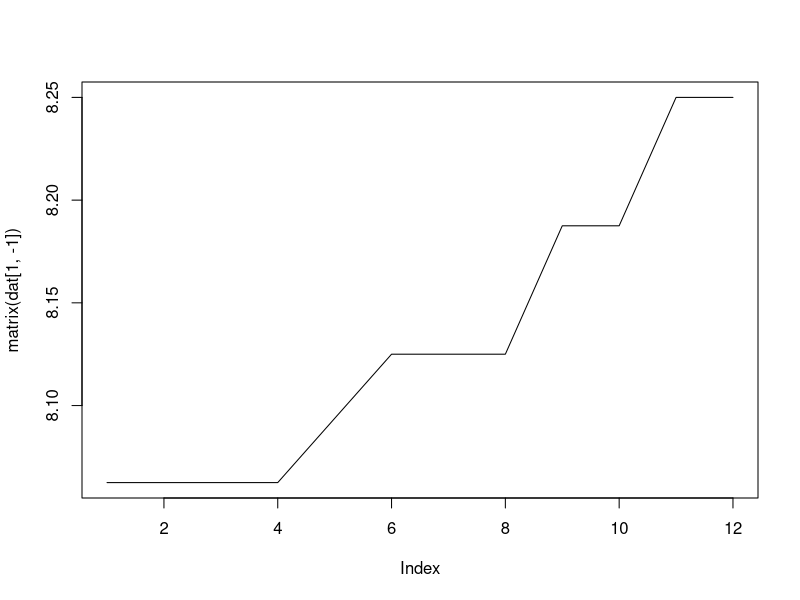
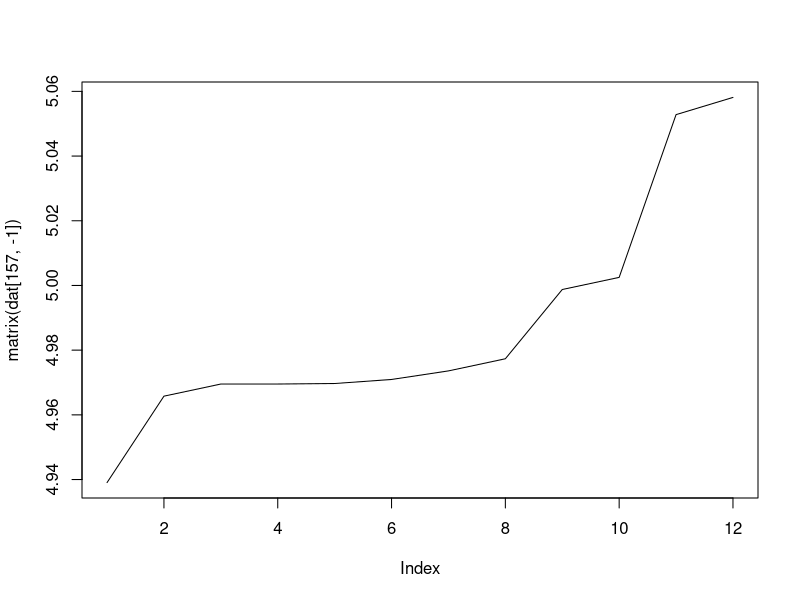
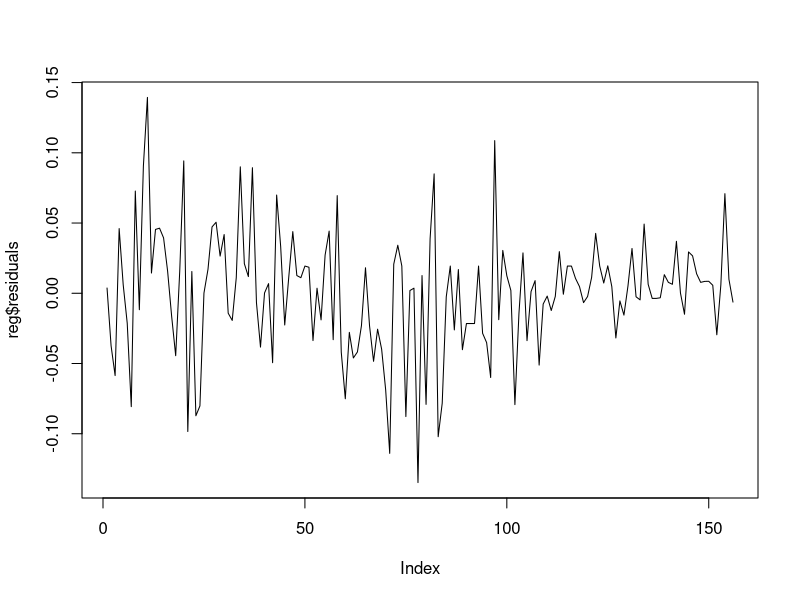
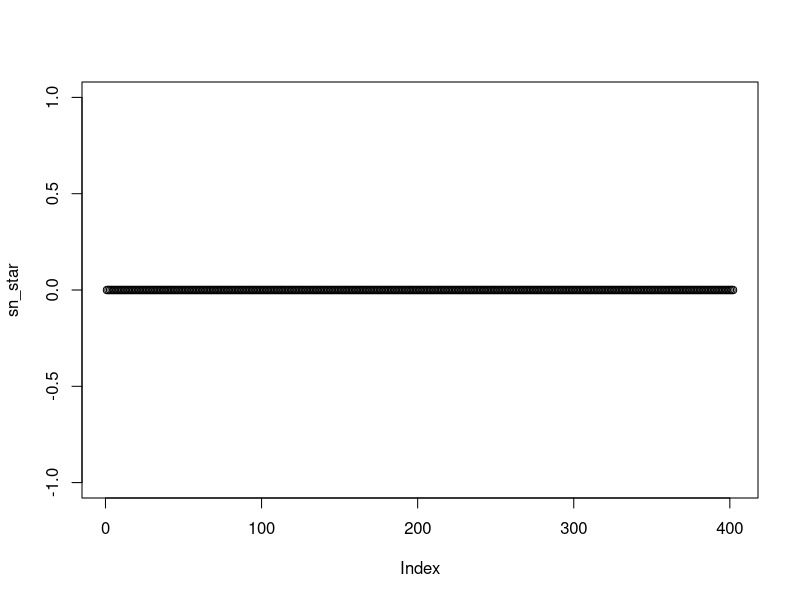
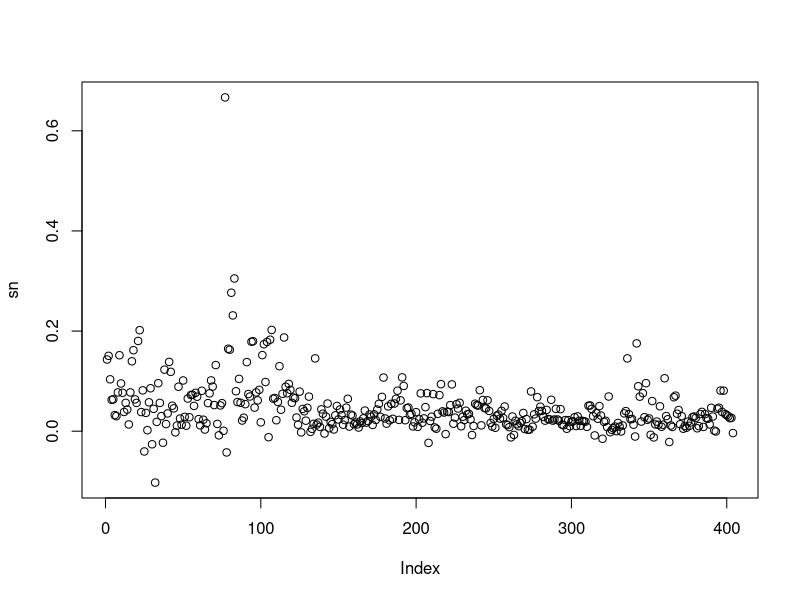
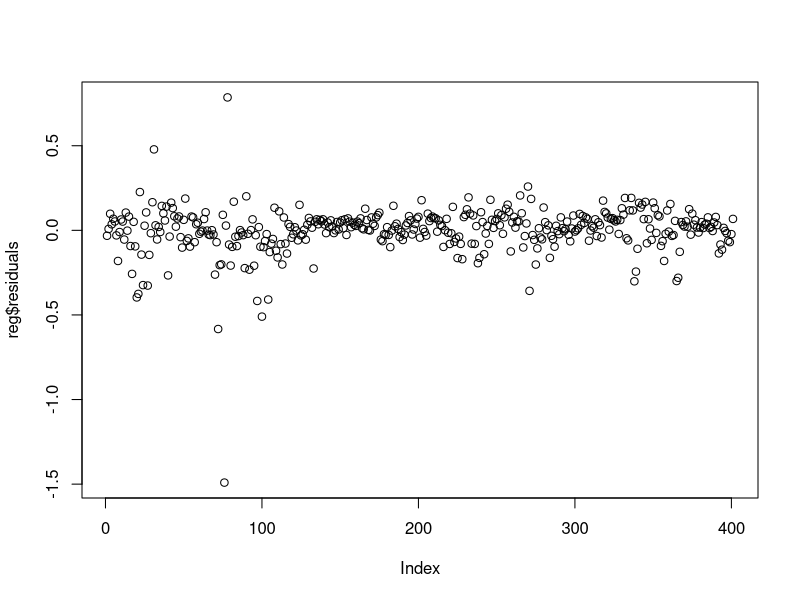

Reproduce these figures in R, in order. (Note: this script raises an error after producing the figures.)
library(tidyverse)

### Read Data ###

#The file moint.txt contains monthly data on zero-coupon interest rates (U.S. Interbank
# Rates, London) corresponding to maturities 1 through 12 months.

dat <- read_delim("Term Structure/Data/moint.txt", delim = " ", )[-1,]


moint <- read_table2("Term Structure/Data/moint.txt", col_types = cols(Code = col_skip(), BBUSD1M = col_double(), BBUSD2M = col_double(), BBUSD3M = col_double(), BBUSD4M = col_double(), BBUSD5M = col_double(), 
BBUSD6M = col_double(), BBUSD7M = col_double(), 
BBUSD8M = col_double(), BBUSD9M = col_double(), 
BBUSD10 = col_double(), BBUSD11 = col_double(), BBUSD12 = col_double()))


moint <- moint[-1,]       

plot(matrix(dat[1,-1]), type = "l")

plot(matrix(dat[157,-1]), type = "l")


### Data Exercise ### 

# We wish to test the expectations hypothesis using the Yield Spread test# #

# Work with equations 10.2.14 10.2.15 and 10.2.16 in CLM.
# Page 421

# Compute Yield Spread #
sn <- matrix(NA,nrow = nrow(dat), ncol=ncol(dat)-1)

for (i in 1:nrow(sn)){
  for (j in 1:ncol(sn)){
    sn[i,j] = log(moint[[i,j]]) - log(moint[[i,1]])
  }
}


# Compute Yield Change #

yield_change = matrix(NA, nrow = nrow(sn), ncol = ncol(sn)-1)

for (i in 1:(nrow(yield_change)-1)){
  for (j in 2:ncol(yield_change)){
    yield_change[i,j] = log(moint[[i+1,j-1]]) - log(moint[[i,j]])
  }
}

yield_change


reg <- lm(yield_change[,2]~sn[,2])
summary(reg)

plot(reg$residuals, type = "l")

### SN Star ### (Equation 10.2.17)

sn_star <-matrix(0, nrow = (nrow(moint)-12), ncol = ncol(moint))

for (i in 1:(nrow(sn_star))){
  for (j in 2:ncol(sn_star)){
    for (k in 1:(j-1)){
    sn_star[i,j] = sn_star[i,j] + (1-k/j)*(log(moint[[i+k,1]]) - log(moint[[i+k-1,1]]))
    }
  }
}

### The below one is correct i think! ### 
for (i in 1:(nrow(sn_star))){
  for (j in 1:ncol(sn_star)){
    for (k in 0:(j-1)){
      sn_star[i,j] = sn_star[i,j] + (1-k/j)*(log(moint[[i+k+1,1]]) - log(moint[[i+k,1]]))
    }
  }
}


reg <- matrix(NA, nrow = 11, ncol=1)

for (i in 2:12){
  reg[i-1] = lm(sn_star[,i]~sn[1:(nrow(sn)-12),i])$coefficients[[2]]
  
}



reg <- lm(sn_star[,12]~sn[1:(nrow(sn)-12),12])


# McCulloch and Kwon (1993) #

library(readr)
zeroyld1 <- read_table2("Term Structure/Data/zeroyld1.txt", skip = 8, col_names = c("X1", "X2", "X3", "X4", "X5", "X6", "X7", "X8", "X9"))


zeroyld2 <- read_table2("Term Structure/Data/zeroyld2.txt", skip = 16, col_names = c("X1", "X2", "X3", "X4", "X5", "X6", "X7", "X8", "X9"))


# Start at 1952
Zero_trimmed <- zeroyld1[-(1:488),]

head(Zero_trimmed)


# Get indicies
MetaIndicies <- sequence(nrow(Zero_trimmed)/8, from = 1, by = 8)

MetaIndicies_2 <- sequence(nrow(zeroyld2)/8, from = 1, by = 8)


# Put metadata in frame
Zero_Metadata <- Zero_trimmed[MetaIndicies, ]

Zero_Metadata_2 <- zeroyld2[MetaIndicies_2, ]


head(Zero_Metadata)

tail(Zero_Metadata)

head(Zero_Metadata_2)

tail(Zero_Metadata_2)
              
Maturities = c(0.000, 0.083, 0.167,0.250, 0.333, 0.417, 0.500, 
              0.583, 0.667,0.750, 0.833, 0.917, 1.000, 1.083,
              1.167, 1.250, 1.333,1.417, 1.500, 1.750, 2.000,
              2.500, 3.000, 4.000, 5.000, 6.000, 7.000, 8.000,
              9.000, 10.000, 11.000, 12.000, 13.000, 14.000, 15.000,
              16.000, 17.000, 18.000, 19.000, 20.000, 21.000, 22.000,
              23.000, 24.000, 25.000, 26.000, 27.000, 28.000, 29.000,
              30.000, 31.000, 32.000, 33.000, 34.000, 35.000, 40.000)



Zero_nometa <- Zero_trimmed[-MetaIndicies,]

Zero_nometa_2 <- zeroyld2[-MetaIndicies_2,]


Zero_arr <- array(NA, dim = c(nrow(Zero_Metadata), 7,9))

Zero_arr_2 <- array(NA, dim = c(nrow(Zero_Metadata_2), 7,9))


Zero_seq <- sequence(nrow(Zero_nometa)/7, from =1, by =7)

Zero_seq_2 <- sequence(nrow(Zero_nometa_2)/7, from =1, by =7)


nrow(Zero_Metadata)

length(Zero_seq)

nrow(Zero_arr)

for (i in 1:dim(Zero_arr)[1]){
  for (j in 1:dim(Zero_arr)[2]){
    for (k in 1:dim(Zero_arr)[3]){
      Zero_arr[i,j,k] = Zero_nometa[[Zero_seq[i]+j-1,k]]
    }
  }
}

for (i in 1:dim(Zero_arr_2)[1]){
  for (j in 1:dim(Zero_arr_2)[2]){
    for (k in 1:dim(Zero_arr_2)[3]){
      Zero_arr_2[i,j,k] = Zero_nometa_2[[Zero_seq_2[i]+j-1,k]]
    }
  }
}




New_arr = array(Zero_arr, dim = c(dim(Zero_arr)[1], dim(Zero_arr)[2]*dim(Zero_arr)[3]))
New_arr_2 = array(Zero_arr_2, dim = c(dim(Zero_arr_2)[1], dim(Zero_arr_2)[2]*dim(Zero_arr_2)[3]))



for (i in 1:nrow(New_arr)){
  New_arr[i,] = array(t(Zero_arr[i,,]))
}

for (i in 1:nrow(New_arr_2)){
  New_arr_2[i,] = array(t(Zero_arr_2[i,,]))
}

Final_arr <- rbind(New_arr, New_arr_2)
# FINAL ARRAY THAT WORKS! # 


# Compute Yield Spread #
sn <- matrix(NA,nrow = nrow(New_arr), ncol=1)

for (i in 1:nrow(sn)){
  for (j in 1:ncol(sn)){
    sn[i,j] = log(New_arr[[i,3]]) - log(New_arr[[i,2]])
  }
}

sn_star <-matrix(0, nrow = (nrow(sn)-2), ncol = 1)

plot(sn_star)
plot(sn)

for (i in 1:(nrow(sn_star))){
  for (j in 1:ncol(sn_star)){
    for (k in 0:(j-1)){
      sn_star[i,j] = sn_star[i,j] + (1-k/j)*(log(New_arr[[i+k+1,2]]) - log(New_arr[[i+k,1]]))
    }
  }
}

New_arr

Maturities

length(sn)

length(sn_star)

sn = sn[-77]
sn_star = sn_star[-77]

reg <- lm(sn_star~sn[1:(length(sn)-2)])

summary(reg)

plot(reg$residuals)


1:(nrow(sn)-2)

length(sn)

sn
sn_star

sn <- log(Final_arr[,3]) - log((Final_arr[,2]))
sn_star <- 0.5*diff(log(Final_arr[,3]+0.00001))



diff(Final_arr[,1])

length(sn_star)
length(sn)

sn <- sn[-77]
sn_star <- sn[-77]

reg <- lm(sn_star~sn[1:(length(sn)-1)])

summary(reg)





sn <- Final_arr[,7] - Final_arr[,2]

sn_star <- vector(length = length(sn)-2)

for (i in 1:(length(sn_star)-2)){
  for (j in 1:2){
      sn_star[i] = sn_star[i] + (1-j/3)*(log(Final_arr[i+j,2]) - log(Final_arr[i+j-1,2]))
  }
}

reg <- lm(sn_star[1:length(sn_star)]~sn[1:(length(sn)-2)])

summary(reg)

Maturities

?diff


### Beta test ### 

# Equation (10.2.16)
LongYield <- function(y1, yn, yn_minus, n){
  Y = array(NA, dim = (length(y1)-1))
  
  for (i in 1:(length(Y))){
    Y[i] = yn_minus[i+1] - yn[i]
  }
  
  sn = (yn-y1)/(n-1) # Compute spread and divide by n-1
  reg = lm(reg <- lm(Y ~ sn[1:(length(sn)-1)]))
  
  return(reg)
}

LongYield(Final_arr[,2], Final_arr[,13], Final_arr[,12], 12)


### Gamma Test ###  Slides

ShortRate <- function(y1,yn,yn_minus, n){
  sn = array(NA, dim = (length(y1)))
  
  for (i in 1:(length(Y))){
    sn[i] = yn[i] - y1[i]
  }
  sn_star <- array(NA, dim = (length(y1)-n))
  
  for (i in 2:(length(sn_star)+1)){
    sn_star_i = array(NA, dim = (n))
    for (j in 0:(n-1)){
      sn_star_i[j+1] = (1-j/n)*(y1[i+j] - y1[i+j-1]) 
    }
    
    sn_star[i-1] = sum(sn_star_i)
    
  }
  reg <- lm(sn_star~Y[2:(length(sn_star)+1)])
  return(reg)
}

ShortRate(Final_arr[,2], Final_arr[,3], Final_arr[,2], 2)



### Gamma Test ### Book

ShortRate <- function(y1,yn,yn_minus, n){
  sn = array(NA, dim = (length(y1)))
  
  for (i in 1:(length(Y))){
    sn[i] = yn[i] - y1[i]
  }
  sn_star <- array(NA, dim = (length(y1)-n))
  
  for (i in 1:(length(sn_star))){
    sn_star_i = array(NA, dim = (n-1))
    for (j in 1:(n-1)){
      sn_star_i[j] = (1-j/n)*(y1[i+j] - y1[i+j-1]) 
    }
    sn_star[i] = sum(sn_star_i)
  }
  
  reg <- lm(sn_star~sn[1:length(sn_star)])
  
  return(reg)
}


# WORKS !!! #

ShortRate(Final_arr[,2], Final_arr[,7], Final_arr[,6], 6)

